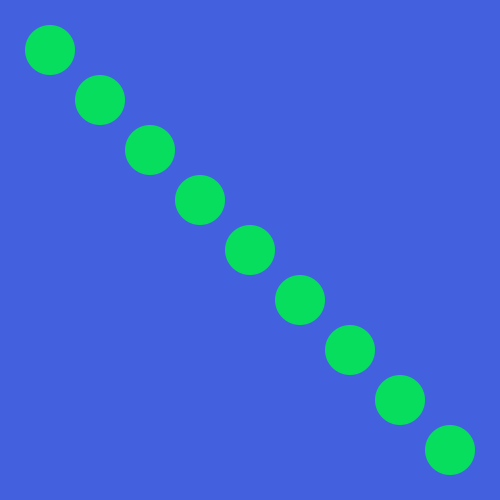
Frame 1 (no input)
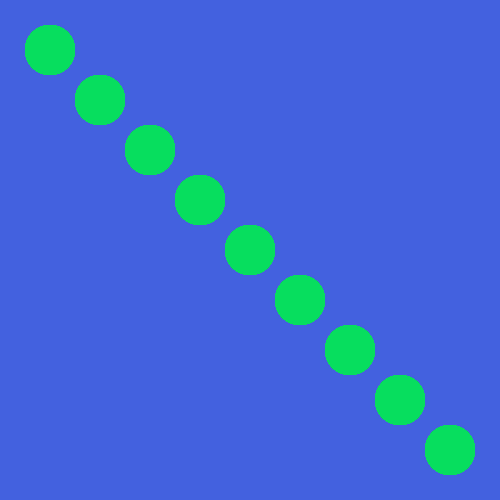
Frame 60 (the mouse pressed at the canvas centre just before this capture)
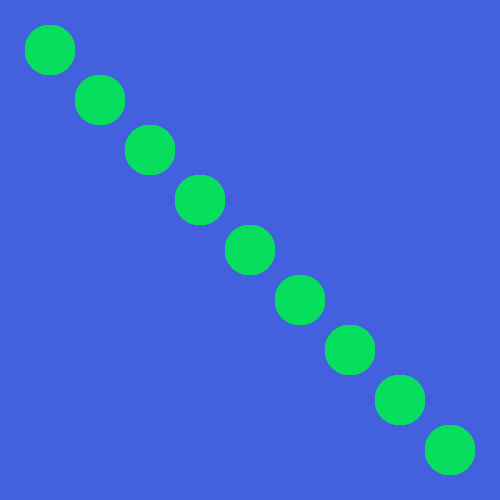
Frame 120 (the mouse held since frame 60 and released just before this capture)

The Processing sketch that drew these frames (run headless with seeded random() and noise(); from frame 60 on, the mouse is pressed at the canvas centre):

// Processing sketch: processing_61593
// ── processing_61593.pde

void setup () {
  smooth();
  size(500, 500);
  background(67,97,223);
}
void draw() {
  int x;
  x=50;

  fill(7,222,94);
  noStroke();
  ellipse(x,x,x,x);
  ellipse(x+50,x+50,x,x);
  ellipse(x+100,x+100,x,x);
  ellipse(x+150,x+150,x,x);
  ellipse(x+200,x+200,x,x);
  ellipse(x+250,x+250,x,x);
  ellipse(x+300,x+300,x,x);
  ellipse(x+350,x+350,x,x);
  ellipse(x+400,x+400,x,x);}
